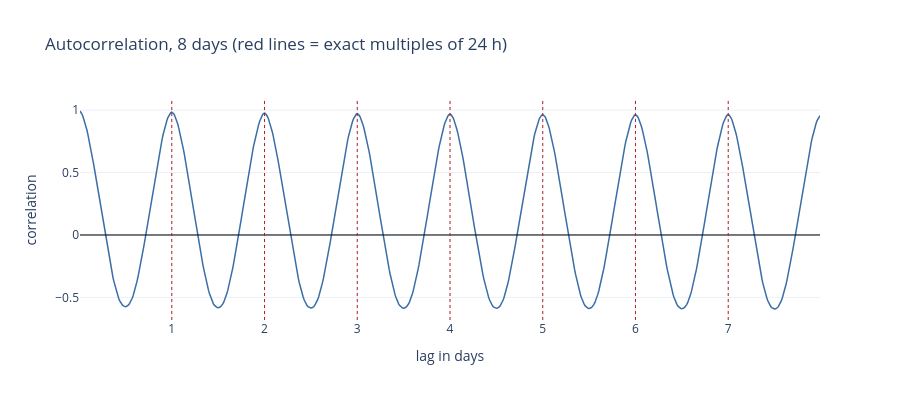

The code cell stored with this chart in its notebook:
### Markdown cell above
## 4. Which past values actually carry information?

Rather than guessing lag windows, measure the autocorrelation.

### Code cell
lags = {
    "15 min": 1, "1 h": 4, "3 h": 12, "6 h": 24, "12 h": 48,
    "1 day": 96, "2 days": 192, "1 week": 672, "30 days": 2880,
}
print("autocorrelation of the fleet mean (2014):")
for label, lag in lags.items():
    print("  %-8s %+.4f" % (label, fleet_2014.autocorr(lag)))

profile = [fleet_2014.autocorr(lag) for lag in range(1, 96 * 8)]
fig = go.Figure(go.Scatter(x=np.arange(1, 96 * 8) / 96, y=profile,
                           line={"color": "#3b6ea5", "width": 1.5},
                           hovertemplate="lag %{x:.2f} days<br>r %{y:.3f}<extra></extra>"))
fig.add_hline(y=0, line={"color": "black", "width": 1})
for day in range(1, 8):
    fig.add_vline(x=day, line={"color": "firebrick", "width": 1, "dash": "dot"})
fig.update_xaxes(title_text="lag in days")
fig.update_yaxes(title_text="correlation")
fig.update_layout(template="plotly_white", height=400, showlegend=False,
                  title="Autocorrelation, 8 days (red lines = exact multiples of 24 h)")
fig.show()

### Figure 1 — Plotly figure (JSON) as saved in the notebook; plotly's stock layout.template omitted (floating-point values rounded to 4 significant figures; data arrays with more than 128 entries replaced by an {"elided": "..."} marker saying what was removed)
{"data": [{"hovertemplate": "lag %{x:.2f} days<br>r %{y:.3f}<extra></extra>", "line": {"color": "#3b6ea5", "width": 1.5}, "type": "scatter", "x": {"elided": "767 float values"}, "y": {"elided": "767 float values"}}], "layout": {"height": 400, "shapes": [{"line": {"color": "black", "width": 1}, "type": "line", "x0": 0, "x1": 1, "xref": "x domain", "y0": 0, "y1": 0, "yref": "y"}, {"line": {"color": "firebrick", "dash": "dot", "width": 1}, "type": "line", "x0": 1, "x1": 1, "xref": "x", "y0": 0, "y1": 1, "yref": "y domain"}, {"line": {"color": "firebrick", "dash": "dot", "width": 1}, "type": "line", "x0": 2, "x1": 2, "xref": "x", "y0": 0, "y1": 1, "yref": "y domain"}, {"line": {"color": "firebrick", "dash": "dot", "width": 1}, "type": "line", "x0": 3, "x1": 3, "xref": "x", "y0": 0, "y1": 1, "yref": "y domain"}, {"line": {"color": "firebrick", "dash": "dot", "width": 1}, "type": "line", "x0": 4, "x1": 4, "xref": "x", "y0": 0, "y1": 1, "yref": "y domain"}, {"line": {"color": "firebrick", "dash": "dot", "width": 1}, "type": "line", "x0": 5, "x1": 5, "xref": "x", "y0": 0, "y1": 1, "yref": "y domain"}, {"line": {"color": "firebrick", "dash": "dot", "width": 1}, "type": "line", "x0": 6, "x1": 6, "xref": "x", "y0": 0, "y1": 1, "yref": "y domain"}, {"line": {"color": "firebrick", "dash": "dot", "width": 1}, "type": "line", "x0": 7, "x1": 7, "xref": "x", "y0": 0, "y1": 1, "yref": "y domain"}], "showlegend": false, "title": {"text": "Autocorrelation, 8 days (red lines = exact multiples of 24 h)"}, "xaxis": {"title": {"text": "lag in days"}}, "yaxis": {"title": {"text": "correlation"}}}}
